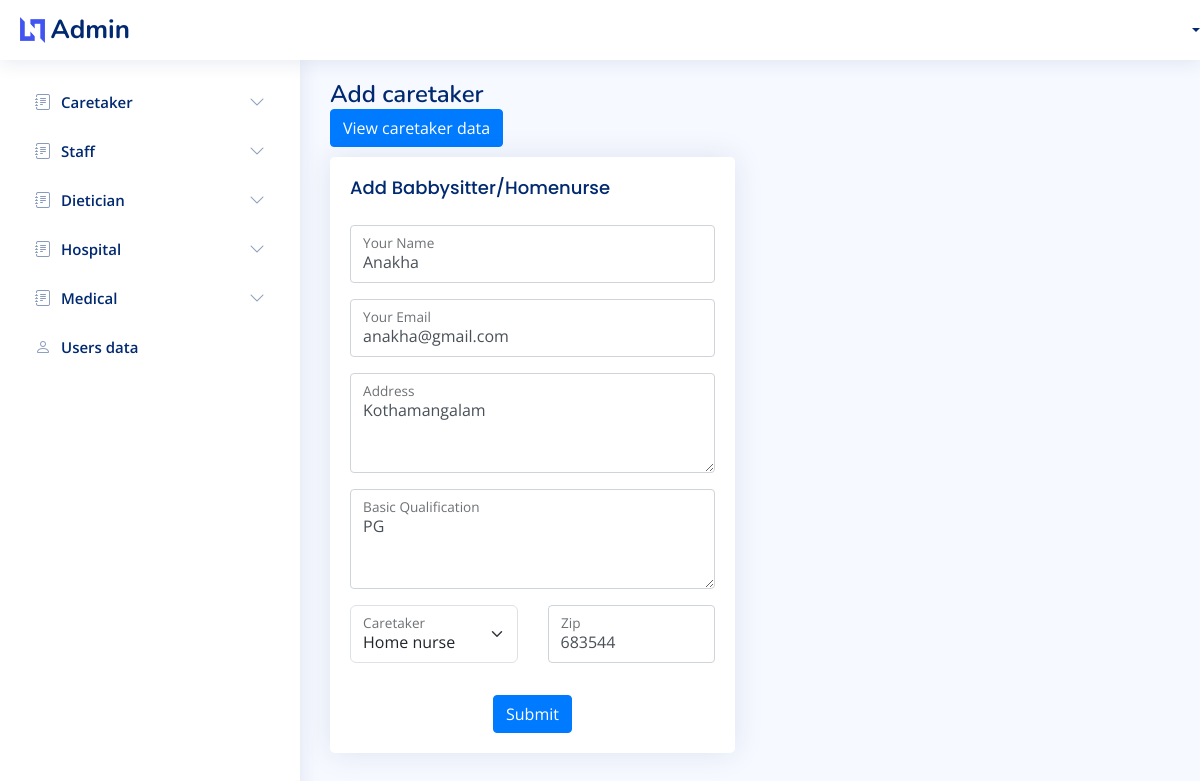
The app's page /Admin/add-caretaker.php?up_id=2 with its own data.
### tables this page shows
CREATE TABLE `caretaker` (
  `id` int(50) NOT NULL,
  `name` varchar(50) NOT NULL,
  `email` varchar(50) NOT NULL,
  `address` varchar(50) NOT NULL,
  `qualification` varchar(50) NOT NULL,
  `type` varchar(50) NOT NULL,
  `zip` varchar(50) NOT NULL
);

### Admin/add-caretaker.php (the view, shortened to what this page needs)
<!DOCTYPE html>
<html lang="en">
<head>
  <link href="assets/vendor/bootstrap/css/bootstrap.min.css" rel="stylesheet">
  <link href="assets/vendor/bootstrap-icons/bootstrap-icons.css" rel="stylesheet">
  <link href="assets/vendor/boxicons/css/boxicons.min.css" rel="stylesheet">
  <link href="assets/vendor/quill/quill.snow.css" rel="stylesheet">
  <link href="assets/vendor/quill/quill.bubble.css" rel="stylesheet">
  <link href="assets/vendor/remixicon/remixicon.css" rel="stylesheet">
  <link href="assets/vendor/simple-datatables/style.css" rel="stylesheet">
  <link rel="stylesheet" href="https://cdn.jsdelivr.net/npm/bootstrap@4.4.1/dist/css/bootstrap.min.css">
  <link href="assets/css/style.css" rel="stylesheet">
</head>
<?php
include('../Includes/config.php');
    if(isset($_GET['up_id'])){
        $u_name="";
        $u_email="";
        $u_address="";
        $u_qualification="";
        $u_type="";
        $u_zip="";
    $id=$_GET['up_id'];
    $sql="SELECT * from `caretaker` WHERE `id`='$id'";
    $result=mysqli_query($conn,$sql);
    $row=mysqli_fetch_array($result);
    if($row){
        $u_name=$row['name'];
        $u_email=$row['email'];
        $u_address=$row['address'];
        $u_qualification=$row['qualification'];
        $u_type=$row['type'];
        $u_zip=$row['zip'];
    }
    }
    ?>
<body>
   <?php include "navbar.php" ?>
  <?php include "sidebar.php" ?>
  <main id="main" class="main">
    <div class="pagetitle">
      <h1>Add caretaker</h1>
      <nav>
     <a href="caretaker-data.php"> <button class="btn btn-primary">View caretaker data</button></a>
      </nav>
    </div>
    <section class="section">
      <div class="row">
        <div class="col-lg-6">
          <div class="card">
            <div class="card-body">
              <h5 class="card-title">Add Babbysitter/Homenurse</h5>
              <form class="row g-3" method="post" action="action/caretakeraction.php">
                <div class="col-md-12">
                  <div class="form-floating">
                    <input type="text" class="form-control" id="floatingName" name="username" placeholder="Your Name"  required value="<?php echo isset($u_name) ?  $u_name: "" ?>">
                    <label for="floatingName">Your Name</label>
                  </div>
                </div>
                <div class="col-md-12">
                  <div class="form-floating">
                    <input type="email" class="form-control" id="floatingEmail" name="email" placeholder="Your Email"  required value="<?php echo isset($u_email) ?  $u_email: "" ?>">
                    <label for="floatingEmail">Your Email</label>
                  </div>
                </div>
                <div class="col-12">
                  <div class="form-floating">
                    <textarea class="form-control" placeholder="Address" id="floatingTextarea" name="address" style="height: 100px;" required value=""><?php echo isset($u_address) ?  $u_address: "" ?></textarea>
                    <label for="floatingTextarea">Address</label>
                  </div>
                </div>
                <div class="col-12">
                  <div class="form-floating">
                    <textarea class="form-control" placeholder="qualification" id="floatingTextarea" name="qualification" style="height: 100px; "  required value=""><?php echo isset($u_qualification) ?  $u_qualification: "" ?></textarea>
                    <label for="floatingTextarea">Basic Qualification</label>
                  </div>
                </div>
                <div class="col-md-6">
                  <div class="form-floating mb-3">
                    <select class="form-select" id="floatingSelect" value="<?php echo isset($u_type) ?  $u_type: "" ?>" name="type" aria-label="State">
                      <option  value="Homenurse">Home nurse</option>
                    </select>
                    <label for="floatingSelect">Caretaker</label>
                  </div>
                </div>
                <div class="col-md-6">
                  <div class="form-floating">
                    <input type="text" class="form-control" name="zip" id="floatingZip" placeholder="Zip" required value="<?php echo isset($u_zip) ?  $u_zip: "" ?>">
                    <label for="floatingZip">Zip</label>
                  </div>
                </div>
                <div class="text-center">
                  <button type="submit" name="signin" class="btn btn-primary">Submit</button>
                </div>
              </form>
            </div>
          </div>
        </div>
      </div>
    </section>
  </main>
</body>
</html>

### Admin/assets/css/style.css (style rules this page uses)
:root { scroll-behavior: smooth; }
body { font-family: "Open Sans", sans-serif; background: #f6f9ff; color: #444444; }
a { color: #4154f1; text-decoration: none; }
h1, h2, h3, h4, h5, h6 { font-family: "Nunito", sans-serif; }
#main { margin-top: 60px; padding: 20px 30px; transition: all 0.3s; }
.pagetitle { margin-bottom: 10px; }
.pagetitle h1 { font-size: 24px; margin-bottom: 0; font-weight: 600; color: #012970; }
.card { margin-bottom: 30px; border: none; border-radius: 5px; box-shadow: 0px 0 30px rgba(1, 41, 112, 0.1); }
.card-title { padding: 20px 0 15px 0; font-size: 18px; font-weight: 500; color: #012970; font-family: "Poppins", sans-serif; }
.card-body { padding: 0 20px 20px 20px; }
@media (min-width: 1200px) { #main, #footer { margin-left: 300px; } }

### records on screen
caretaker: username "Anakha", email "anakha@gmail.com", address "Kothamangalam", qualification "PG", type "Home nurse", zip "683544"
